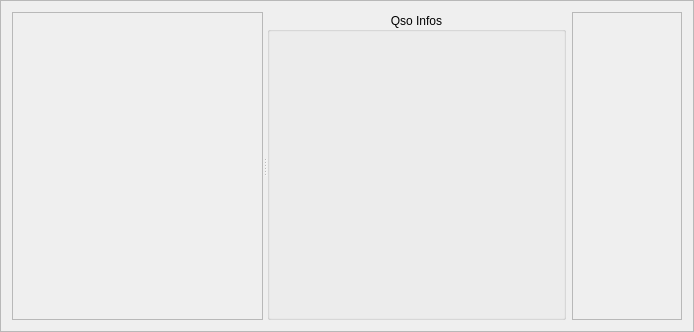
<?xml version="1.0" encoding="UTF-8"?>
<ui version="4.0">
 <class>ControlPanel</class>
 <widget class="QFrame" name="ControlPanel">
  <property name="geometry">
   <rect>
    <x>0</x>
    <y>0</y>
    <width>694</width>
    <height>332</height>
   </rect>
  </property>
  <property name="windowTitle">
   <string>Frame</string>
  </property>
  <property name="frameShape">
   <enum>QFrame::StyledPanel</enum>
  </property>
  <property name="frameShadow">
   <enum>QFrame::Sunken</enum>
  </property>
  <property name="lineWidth">
   <number>1</number>
  </property>
  <layout class="QGridLayout" name="gridLayout">
   <item row="0" column="0">
    <widget class="QSplitter" name="splitter">
     <property name="orientation">
      <enum>Qt::Horizontal</enum>
     </property>
     <widget class="SpectrumDisplay" name="Display">
      <property name="minimumSize">
       <size>
        <width>240</width>
        <height>0</height>
       </size>
      </property>
      <property name="frameShape">
       <enum>QFrame::StyledPanel</enum>
      </property>
      <property name="frameShadow">
       <enum>QFrame::Raised</enum>
      </property>
      <property name="lineWidth">
       <number>2</number>
      </property>
      <property name="midLineWidth">
       <number>-1</number>
      </property>
     </widget>
     <widget class="QWidget" name="layoutWidget">
      <layout class="QHBoxLayout" name="horizontalLayout" stretch="3,1">
       <item>
        <widget class="QSOData" name="QSO">
         <property name="minimumSize">
          <size>
           <width>280</width>
           <height>0</height>
          </size>
         </property>
         <property name="sizeIncrement">
          <size>
           <width>10</width>
           <height>0</height>
          </size>
         </property>
         <property name="title">
          <string>Qso Infos</string>
         </property>
         <property name="alignment">
          <set>Qt::AlignCenter</set>
         </property>
        </widget>
       </item>
       <item>
        <widget class="MacroWindow" name="MacroBox">
         <property name="minimumSize">
          <size>
           <width>110</width>
           <height>0</height>
          </size>
         </property>
         <property name="sizeIncrement">
          <size>
           <width>5</width>
           <height>0</height>
          </size>
         </property>
         <property name="frameShape">
          <enum>QFrame::StyledPanel</enum>
         </property>
         <property name="frameShadow">
          <enum>QFrame::Raised</enum>
         </property>
        </widget>
       </item>
      </layout>
     </widget>
    </widget>
   </item>
  </layout>
 </widget>
 <customwidgets>
  <customwidget>
   <class>SpectrumDisplay</class>
   <extends>QFrame</extends>
   <header>spectrumdisplay.h</header>
   <container>1</container>
   <slots>
    <signal>FrequencyChanged(double)</signal>
   </slots>
  </customwidget>
  <customwidget>
   <class>QSOData</class>
   <extends>QGroupBox</extends>
   <header>qsodata.h</header>
   <container>1</container>
  </customwidget>
  <customwidget>
   <class>MacroWindow</class>
   <extends>QFrame</extends>
   <header>macrowindow.h</header>
   <container>1</container>
  </customwidget>
 </customwidgets>
 <resources/>
 <connections/>
 <slots>
  <signal>FrequencyChanged(double)</signal>
 </slots>
</ui>
